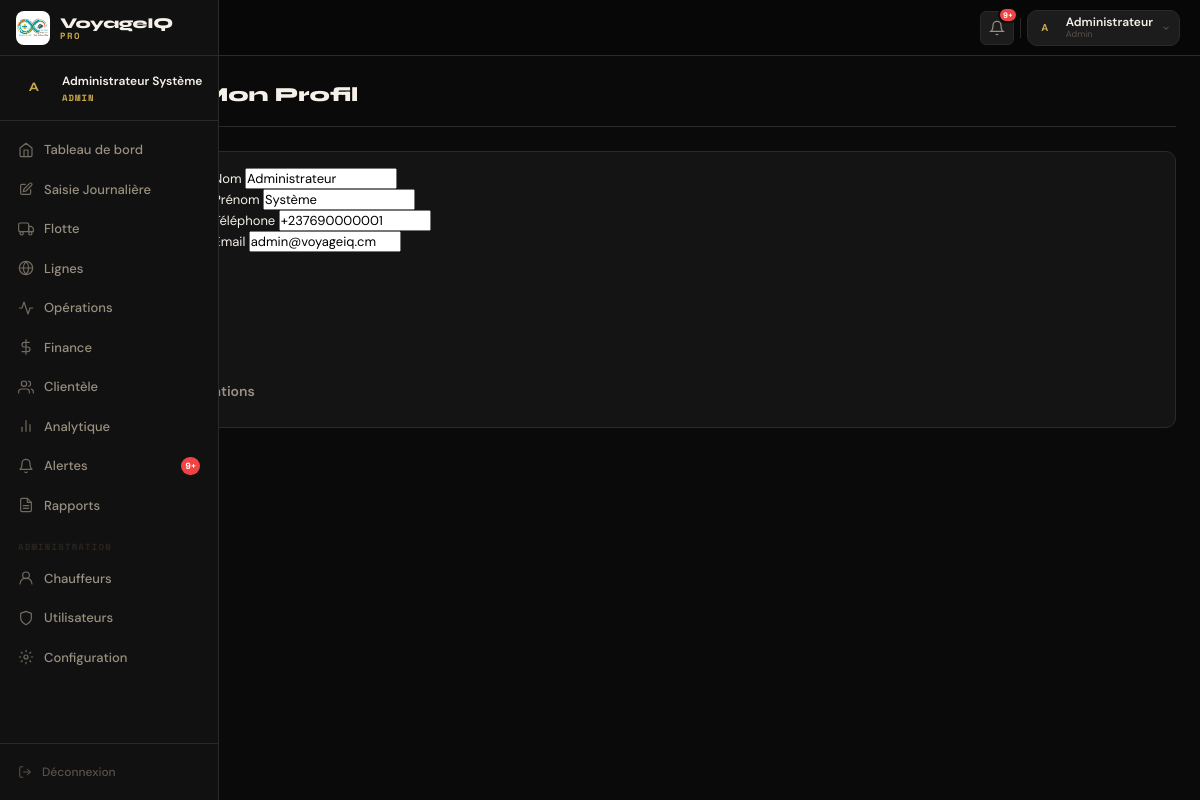
The page /admin/mon-profil (signed in) on the database its author committed.
### app/models/utilisateur.py (models this page shows, shortened)
class Utilisateur(UserMixin, db.Model):
    __tablename__ = 'utilisateurs'
    id              = db.Column(db.Integer, primary_key=True)
    identifiant     = db.Column(db.String(50),  unique=True, nullable=False)
    nom             = db.Column(db.String(100), nullable=False)
    prenom          = db.Column(db.String(100), nullable=True)
    matricule       = db.Column(db.String(20),  unique=True, nullable=True)  # ← NOUVEAU
    telephone       = db.Column(db.String(20),  nullable=True)               # ← NOUVEAU
    telephone_whatsapp = db.Column(db.String(20), nullable=True)             # ← NOUVEAU (envoi rapports)
    email           = db.Column(db.String(150), unique=True, nullable=True)  # ← NOUVEAU
    adresse         = db.Column(db.String(200), nullable=True)               # ← NOUVEAU
    photo           = db.Column(db.String(255), nullable=True)               # ← NOUVEAU (chemin fichier)
    bio             = db.Column(db.Text,        nullable=True)               # ← NOUVEAU
    role            = db.Column(db.String(20),  nullable=False, default='superviseur')
    agence          = db.Column(db.String(100), nullable=True)
    pwd_hash        = db.Column(db.String(255), nullable=False)
    actif           = db.Column(db.Boolean, default=True)
    created_at      = db.Column(db.DateTime, default=lambda: datetime.now(timezone.utc))
    last_login      = db.Column(db.DateTime, nullable=True)
    notif_email     = db.Column(db.Boolean, default=True)                    # ← NOUVEAU
    notif_whatsapp  = db.Column(db.Boolean, default=False)                   # ← NOUVEAU
    def can_access(self, page):
        return page in ROLE_PAGES.get(self.role, [])

### app/blueprints/bp_admin.py (the view, shortened to what this page needs)
@bp_admin.route('/mon-profil', methods=['GET', 'POST'])
@login_required
def modifier_profil():
    return render_template('admin/modifier_profil.html')

### app/models/utilisateur.py (called while the page is built)
@login_manager.user_loader
def load_user(user_id):
    if str(user_id).startswith('c-'):
        from app.models.chauffeur import Chauffeur
        return db.session.get(Chauffeur, int(user_id[2:]))
    return db.session.get(Utilisateur, int(user_id))

### app/templates/admin/modifier_profil.html (shortened to what this page needs)
{% extends "base/base_admin.html" %}
{% block content %}
<div class="admin-page">
  <div class="page-header">
    <h1 class="page-title"> Modifier Mon Profil</h1>
  </div>
  <div class="section-card">
    <form action="{{ url_for('admin.modifier_profil') }}" method="POST" enctype="multipart/form-data">
      <div style="display: flex; gap: 30px; align-items: flex-start; margin-bottom: 30px;">
        <div class="user-avatar-upload" style="text-align: center;">
          <div class="user-avatar-large" style="width: 120px; height: 120px; border-radius: 50%; overflow: hidden; background: var(--bg3); margin-bottom: 10px;">
            {% if current_user.photo %}
              <img src="{{ url_for('static', filename='images/avatars/' ~ current_user.photo) }}" style="width:100%; height:100%; object-fit:cover;">
            {% else %}
              <div style="font-size: 40px; line-height: 120px;">{{ current_user.nom[:1] }}</div>
            {% endif %}
          </div>
          <label class="btn btn-sm btn-secondary" style="cursor:pointer;">
          </label>
        </div>
        <div style="flex: 1;" class="form-grid">
          <div class="form-group">
            <label class="form-label">Nom</label>
            <input type="text" name="nom" class="form-input" value="{{ current_user.nom }}" required>
          </div>
          <div class="form-group">
            <label class="form-label">Prénom</label>
            <input type="text" name="prenom" class="form-input" value="{{ current_user.prenom or '' }}">
          </div>
          <div class="form-group">
            <label class="form-label">Téléphone</label>
            <input type="tel" name="telephone" class="form-input" value="{{ current_user.telephone }}" required>
          </div>
          <div class="form-group">
            <label class="form-label">Email</label>
            <input type="email" name="email" class="form-input" value="{{ current_user.email or '' }}">
          </div>
        </div>
      </div>
      <button type="submit" class="btn btn-primary">Enregistrer les modifications</button>
    </form>
  </div>
</div>
{% endblock %}

### app/templates/base/base_admin.html (shortened to what this page needs)
<!DOCTYPE html>
<html lang="fr" data-theme="admin">
<head>
  <link rel="stylesheet" href="https://cdnjs.cloudflare.com/ajax/libs/font-awesome/6.5.0/css/all.min.css">
  <link rel="stylesheet" href="{{ url_for('static', filename='css/base/variables.css') }}">
  <link rel="stylesheet" href="{{ url_for('static', filename='css/base/reset.css') }}">
  <link rel="stylesheet" href="{{ url_for('static', filename='css/base/main.css') }}">
  <link rel="stylesheet" href="{{ url_for('static', filename='css/base/animations.css') }}">
  <link rel="stylesheet" href="{{ url_for('static', filename='css/base/style_admin.css') }}">
  <link rel="stylesheet" href="{{ url_for('static', filename='css/components/sidebar.css') }}">
  <link rel="stylesheet" href="{{ url_for('static', filename='css/components/navbar.css') }}">
  <link rel="stylesheet" href="{{ url_for('static', filename='css/components/buttons.css') }}">
  <link rel="stylesheet" href="{{ url_for('static', filename='css/components/cards.css') }}">
  <link rel="stylesheet" href="{{ url_for('static', filename='css/components/tables.css') }}">
  <link rel="stylesheet" href="{{ url_for('static', filename='css/components/forms.css') }}">
  <link rel="stylesheet" href="{{ url_for('static', filename='css/components/modals.css') }}">
  <link rel="stylesheet" href="{{ url_for('static', filename='css/components/kpi.css') }}">
</head>
<body class="admin-layout">
<aside class="sidebar" id="sidebar">
  <div class="sidebar__brand">
    <a href="{{ url_for('dashboard.index') }}" class="sidebar__logo">
      <div class="sidebar__logo-icon">
        <img src="{{ url_for('static', filename='images/logo.jpeg') }}"
             alt="VoyageIQ Logo"
             onerror="this.parentElement.innerHTML='<span style=\'font-family:var(--font-head);font-size:15px;font-weight:800;color:var(--gold);\'>VIQ</span>'">
      </div>
      <div class="sidebar__logo-text">
        <span class="sidebar__logo-name">VoyageIQ</span>
        <span class="sidebar__logo-tag">PRO</span>
      </div>
    </a>
  </div>
  <div class="sidebar__user">
    <div class="sidebar__user-avatar">
      {% if current_user.photo %}
        <img src="{{ url_for('static', filename='images/avatars/' ~ current_user.photo) }}"
             alt="{{ current_user.nom }}"
             onerror="this.parentElement.textContent='{{ current_user.nom[:1] if current_user.nom else 'A' }}'">
      {% else %}
        {{ current_user.nom[:1] | upper if current_user.nom else 'A' }}
      {% endif %}
    </div>
    <div class="sidebar__user-info">
      <span class="sidebar__user-name">{{ current_user.nom }} {{ current_user.prenom or '' }}</span>
      <span class="sidebar__user-role">{{ current_user.role | upper }}</span>
    </div>
  </div>
  <nav class="sidebar__nav" role="navigation" aria-label="Navigation principale">
    {% for endpoint, page, label, icon_path in nav_items %}
      {% if not current_user.can_access or current_user.can_access(page) %}
      <a href="{{ url_for(endpoint) }}"
         class="sidebar__nav-item {% if request.endpoint and request.endpoint.startswith(page) %}sidebar__nav-item--active{% endif %}"
         aria-current="{% if request.endpoint and request.endpoint.startswith(page) %}page{% endif %}">
        <svg class="sidebar__nav-icon" width="16" height="16" viewBox="0 0 24 24"
             fill="none" stroke="currentColor" stroke-width="1.8"
             stroke-linecap="round" stroke-linejoin="round">
          {{ icon_path | safe }}
        </svg>
        <span>{{ label }}</span>
        {% if page == 'alertes' %}
          {% set nb = alertes_count | default(0) %}
          {% if nb > 0 %}
            <span class="sidebar__nav-badge">{{ nb if nb < 10 else '9+' }}</span>
          {% endif %}
        {% endif %}
      </a>
      {% endif %}
    {% endfor %}
    {% if current_user.role == 'admin' %}
    <div class="sidebar__separator">Administration</div>
    <a href="{{ url_for('admin.chauffeurs') }}"
       class="sidebar__nav-item {% if request.endpoint == 'admin.chauffeurs' %}sidebar__nav-item--active{% endif %}">
      <svg class="sidebar__nav-icon" width="16" height="16" viewBox="0 0 24 24"
           fill="none" stroke="currentColor" stroke-width="1.8" stroke-linecap="round" stroke-linejoin="round">
        <circle cx="12" cy="8" r="5"/>
        <path d="M3 21a9 9 0 0118 0"/>
      </svg>
      <span>Chauffeurs</span>
    </a>
    <a href="{{ url_for('admin.utilisateurs') }}"
       class="sidebar__nav-item {% if request.endpoint == 'admin.utilisateurs' %}sidebar__nav-item--active{% endif %}">
      <svg class="sidebar__nav-icon" width="16" height="16" viewBox="0 0 24 24"
           fill="none" stroke="currentColor" stroke-width="1.8" stroke-linecap="round" stroke-linejoin="round">
        <path d="M12 22s8-4 8-10V5l-8-3-8 3v7c0 6 8 10 8 10z"/>
      </svg>
      <span>Utilisateurs</span>
    </a>
    <a href="{{ url_for('admin.index') }}"
       class="sidebar__nav-item {% if request.endpoint == 'admin.index' %}sidebar__nav-item--active{% endif %}">
      <span>Configuration</span>
    </a>
    {% endif %}
  </nav>
  <div class="sidebar__footer">
    <a href="{{ url_for('auth.logout') }}" class="sidebar__logout">
      <svg width="14" height="14" viewBox="0 0 24 24" fill="none" stroke="currentColor" stroke-width="1.8">
        <path d="M9 21H5a2 2 0 01-2-2V5a2 2 0 012-2h4"/>
        <polyline points="16 17 21 12 16 7"/>
        <line x1="21" y1="12" x2="9" y2="12"/>
      </svg>
      <span>Déconnexion</span>
    </a>
  </div>
</aside>
<div class="admin-main" id="adminMain">
  <header class="topbar" role="banner">
    <div class="topbar__breadcrumb" aria-label="Fil d'ariane">
      <span class="topbar__breadcrumb-root">VoyageIQ</span>
      <span class="topbar__breadcrumb-current">{% block breadcrumb %}Dashboard{% endblock %}</span>
    </div>
    <div class="topbar__actions">
      <a href="{{ url_for('alertes.index') }}" class="topbar__action-btn" title="Alertes" aria-label="Alertes">
        <svg width="16" height="16" viewBox="0 0 24 24" fill="none" stroke="currentColor" stroke-width="1.8">
          <path d="M18 8A6 6 0 006 8c0 7-3 9-3 9h18s-3-2-3-9"/>
          <path d="M13.73 21a2 2 0 01-3.46 0"/>
        </svg>
        {% set nb_alertes = alertes_count | default(0) %}
        {% if nb_alertes > 0 %}
          <span class="topbar__badge">{{ nb_alertes if nb_alertes < 10 else '9+' }}</span>
        {% endif %}
      </a>
      <div class="topbar__profile" id="profileMenu" role="button"
           aria-haspopup="true" aria-expanded="false"
           tabindex="0"
           aria-label="Menu profil">
        <div class="topbar__profile-avatar">
          {% if current_user.photo %}
            <img src="{{ url_for('static', filename='images/avatars/' ~ current_user.photo) }}"
                 alt="{{ current_user.nom }}"
                 onerror="this.parentElement.textContent='{{ current_user.nom[:1] | upper if current_user.nom else 'A' }}'">
          {% else %}
            {{ current_user.nom[:1] | upper if current_user.nom else 'A' }}
          {% endif %}
        </div>
        <div class="topbar__profile-info">
          <span class="topbar__profile-name">{{ current_user.nom }}</span>
          <span class="topbar__profile-role">{{ current_user.role | capitalize }}</span>
        </div>
        <svg width="10" height="10" viewBox="0 0 24 24" fill="none" stroke="currentColor" stroke-width="2.5">
          <polyline points="6 9 12 15 18 9"/>
        </svg>
      </div>
    </div>
  </header>
  <main class="admin-content" id="mainContent">
    {% block content %}{% endblock %}
  </main>
</div>
</body>
</html>

### app/static/css/base/variables.css (style rules this page uses)
:root { --bg: #0A0A0A; --bg2: #111111; --bg3: #181818; --card: #141414; --card2: #1C1C1C; --border: #2A2A2A; --border2: #3A3A2A; --gold: #C9A84C; --gold2: #E8C96A; --gold3: #A07830; --ok: #22C55E; --warn: #F59E0B; --err: #EF4444; --info: #60A5FA; --purple: #A855F7; --t: #F5F0E8; --t2: #9A9080; --t3: #5A5048; --t4: #2A2520; --font-main: 'DM Sans', sans-serif; --font-head: 'Syne', sans-serif; --font-mono: 'Space Mono', monospace; --radius: 10px; --radius-sm: 6px; --radius-lg: 16px; --navbar-h: 56px; }

### app/static/css/base/main.css (style rules this page uses)
body { background: var(--bg); color: var(--t); font-family: var(--font-main); font-size: 13px; line-height: 1.5; }
.page-header { display: flex; align-items: flex-start; justify-content: space-between; flex-wrap: wrap; gap: 12px; margin-bottom: 24px; padding-bottom: 16px; border-bottom: 1px solid var(--border); }
.page-title { font-family: var(--font-head); font-size: 20px; font-weight: 800; color: var(--t); display: flex; align-items: center; gap: 8px; }
.section-card { background: var(--card); border: 1px solid var(--border); border-radius: var(--radius); padding: 16px; margin-bottom: 16px; }
.btn { display: inline-flex; align-items: center; gap: 5px; padding: 6px 14px; border-radius: var(--radius-sm); font-size: 12px; font-weight: 500; cursor: pointer; border: 1px solid var(--border); font-family: var(--font-main); transition: all .12s; white-space: nowrap; background: var(--card); color: var(--t2); }
.btn-sm { padding: 3px 9px; font-size: 11px; }

### app/static/css/components/buttons.css (style rules this page uses)
.btn { display: inline-flex; align-items: center; justify-content: center; gap: 8px; padding: 10px 20px; border-radius: var(--radius-sm); font-family: var(--font-main); font-weight: 600; font-size: 14px; cursor: pointer; transition: all var(--dur-mid) var(--ease); border: 1px solid transparent; }

### rows shown on the page
Utilisateur: nom "A", nom "Administrateur", prenom "Système", role "ADMIN", role "Admin", telephone "+237690000001", email "admin@voyageiq.cm"

### other values the page prints
{{ label }} "Tableau de bord" "Saisie Journalière" "Flotte" "Lignes" "Opérations" "Finance" "Clientèle" "Analytique" "Alertes" "Rapports"
{{ nb if nb < 10 else '9+' }} "9+"
{{ nb_alertes if nb_alertes < 10 else '9+' }} "9+"
